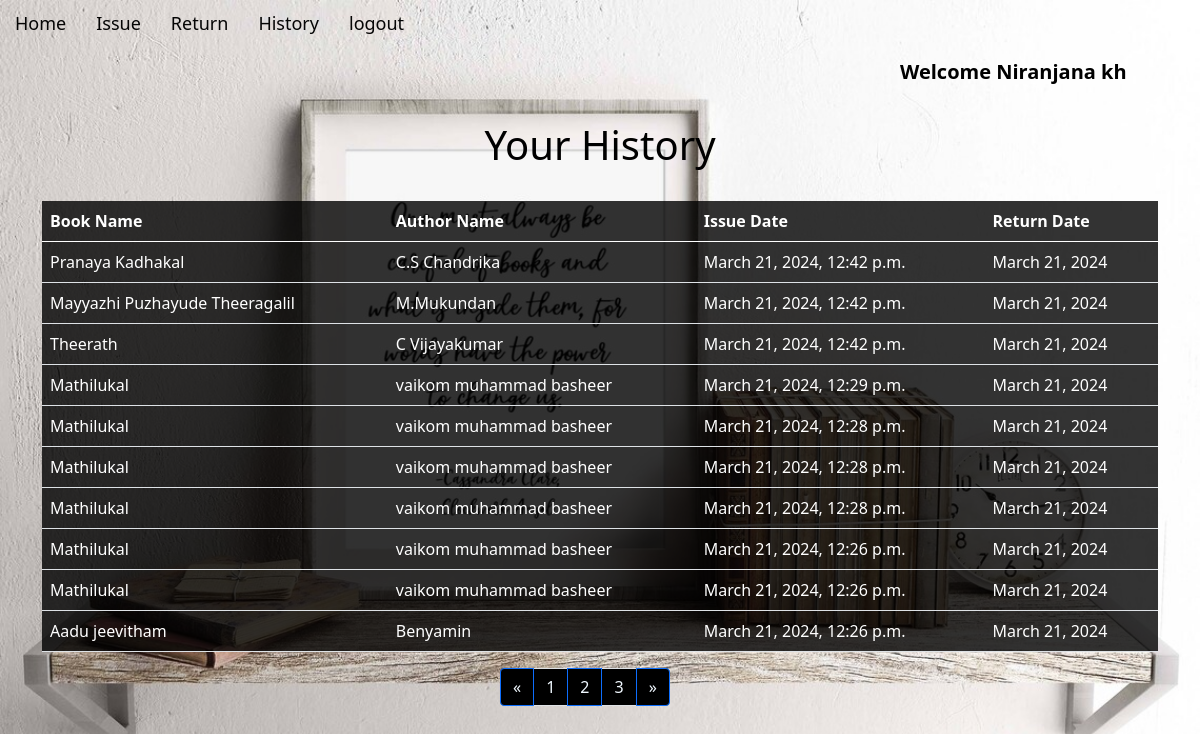
The page /history/?page=2 (signed in) on the database its author committed.
### app/models.py (models this page shows, shortened)
class IssuedItem(models.Model):
    book_id = models.ForeignKey(Book, on_delete=models.CASCADE)
    user_id = models.ForeignKey(User, on_delete=models.CASCADE)
    issue_date = models.DateTimeField(default=timezone.now)
    return_date = models.DateField(blank=True, null=True)

class Book(models.Model):
    book_name = models.CharField(max_length=150)
    author_name = models.CharField(max_length=200)
    quantity = models.IntegerField(default=1)
    subject = models.CharField(max_length=2000)
    book_add_time = models.TimeField(default=timezone.now)
    book_add_date = models.DateField(default=timezone.now)
    class Meta:
        unique_together = ('book_name', 'author_name')

### app/views.py (the view)
# urls.py: path('history/',views.history,name='history'),
@login_required(login_url='loginn')
def history(request):
    my_items = IssuedItem.objects.filter(user_id=request.user).order_by('-issue_date')
    paginator = Paginator(my_items, 10)
    page_number = request.GET.get('page')
    try:
        show_data_final = paginator.get_page(page_number)
    except ValueError:
        show_data_final = []
    return render(request, 'history.html', {'books': show_data_final})

### app/templates/history.html (shortened to what this page needs)
{% extends 'base.html' %}
{% load static %}
    {% block content %}
    <div style="text-align: center;color: aliceblue;">
        <br>
        <h1 style="color: black;">Your History</h1>
        <br>
    </div>
    <div class="container">
        <table class="table" style="background-color: rgba(0, 0, 0, 0.8); color:white;">
            <thead class="thead-dark">
                <tr>
                    <th scope="col">Book Name</th>
                    <th scope="col">Author Name</th>
                    <th scope="col">Issue Date</th>
                    <th scope="col">Return Date</th>
                </tr>
            </thead>
            <tbody>
                {% for book in books %}
                <tr>
                    <td>{{book.book_id.book_name}}</td>
                    <td>{{book.book_id.author_name}}</td>
                    <td>{{book.issue_date}}</td>
                    <td>{{book.return_date}}</td>
                </tr>
                {% endfor %}
            </tbody>
        </table>
    </div>
    <div class="mx-auto" style="width: 200px;">
        <nav aria-label="..." >
            <ul class="pagination ms-10" >
                {% if books.has_previous %}
                <li class="page-item active">
                    <a
                    class="page-link"
                    href="?page={{books.previous_page_number}}"
                     tabindex="-1"  style="background-color: black; color: aliceblue;">
                        &laquo;</a>
                </li>
                {% endif %}
                {% for i in "x"|ljust:books.paginator.num_pages %}
                <li
                 class="page-item {% if forloop.counter == books.number %}active{% endif %}">
                     {% if books.paginator.num_pages > 1 %}
                    <a class="page-link" href="?page={{forloop.counter}}" style="background-color: black; color: aliceblue;">
                        {{forloop.counter}}</a>
                    {% endif %}
                </li>
                {% endfor %} {% if books.has_next %}
                <li class="page-item active">
                    <a class="page-link" href="?page={{books.next_page_number}}"  style="background-color: black; color: aliceblue;">&raquo;</a>
                </li>
                {% endif %}
            </ul>
        </nav>
    </div>
    {% endblock %}

### app/templates/base.html (shortened to what this page needs)
{% load static %}
<!DOCTYPE html>
<html lang="en">
<head>
  <link href="https://cdn.jsdelivr.net/npm/bootstrap@5.0.2/dist/css/bootstrap.min.css" rel="stylesheet"
>
  <link rel="stylesheet" href="{% static 'css/base.css' %}">
</head>
<body>
  <ul class="nav">
    {% if not user.is_authenticated %}
    <li class="nav-item">
      <a class="nav-link" href="{% url 'signUp' %}">signup</a>
    </li>
    <li class="nav-item">
      <a class="nav-link" href="{% url 'loginn' %}">login</a>
    </li>
    {% else %}
    <li class="nav-item">
      <a class="nav-link" href="/">Home</a>
    </li>
    <li class="nav-item">
      <a class="nav-link" href="{% url 'issue' %}">Issue</a>
    </li>
    <li class="nav-item">
      <a class="nav-link" href="{% url 'return' %}">Return</a>
    </li>
    <li class="nav-item">
      <a class="nav-link" href="{% url 'history' %}">History</a>
    </li>
    <li class="nav-item">
      <a class="nav-link " href="{% url 'logout1' %}">logout</a>
    </li>
    <li class="nav justify-content-end">
      {% if user.is_authenticated %}
        <a class="navbar-brand" style="color: rgb(0, 0, 0);  padding: 10px 15px;padding-left: 900px; font-size: 20px;"><b>Welcome {{user}}</b></a>
      {% endif %}
    </li>
    {% endif %}
  </ul>
  {% block content %}{% endblock %}
</body>
</html>

### app/static/css/base.css (style rules this page uses)
body { background-image: url('../images/base1.jpg'); background-size: cover; }
.nav-link { color: rgb(5, 5, 5); font-size: large; text-decoration: none; padding: 10px 15px; border-radius: 5px; transition: background-color 0.3s ease; }

### rows shown on the page
IssuedItem: book_id.book_name "Pranaya Kadhakal", book_id.author_name "C.S Chandrika", issue_date "March 21, 2024, 12:42 p.m.", return_date "March 21, 2024"
IssuedItem: book_id.book_name "Mayyazhi Puzhayude Theeragalil", book_id.author_name "M.Mukundan", issue_date "March 21, 2024, 12:42 p.m.", return_date "March 21, 2024"
IssuedItem: book_id.book_name "Theerath", book_id.author_name "C Vijayakumar", issue_date "March 21, 2024, 12:42 p.m.", return_date "March 21, 2024"
IssuedItem: book_id.book_name "Mathilukal", book_id.author_name "vaikom muhammad basheer", issue_date "March 21, 2024, 12:29 p.m.", return_date "March 21, 2024"
IssuedItem: book_id.book_name "Mathilukal", book_id.author_name "vaikom muhammad basheer", issue_date "March 21, 2024, 12:28 p.m.", return_date "March 21, 2024"
IssuedItem: book_id.book_name "Mathilukal", book_id.author_name "vaikom muhammad basheer", issue_date "March 21, 2024, 12:28 p.m.", return_date "March 21, 2024"
IssuedItem: book_id.book_name "Mathilukal", book_id.author_name "vaikom muhammad basheer", issue_date "March 21, 2024, 12:28 p.m.", return_date "March 21, 2024"
IssuedItem: book_id.book_name "Mathilukal", book_id.author_name "vaikom muhammad basheer", issue_date "March 21, 2024, 12:26 p.m.", return_date "March 21, 2024"
IssuedItem: book_id.book_name "Mathilukal", book_id.author_name "vaikom muhammad basheer", issue_date "March 21, 2024, 12:26 p.m.", return_date "March 21, 2024"
IssuedItem: book_id.book_name "Aadu jeevitham", book_id.author_name "Benyamin", issue_date "March 21, 2024, 12:26 p.m.", return_date "March 21, 2024"

### other values the page prints
{{ user }} "Niranjana kh"
